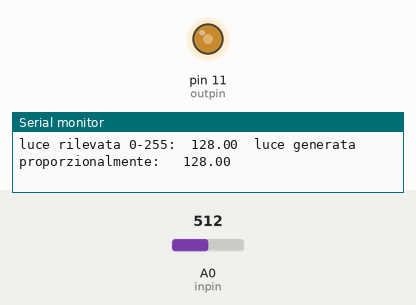
The sketch below on a simulated Arduino Uno, built with avr-gcc and run on an emulated ATmega328P. Parts: output pins drawn as LEDs (lit = HIGH), the last lines printed to the serial monitor. The test bench sets the inputs (shaded band); at power-on: A0 (inpin) = 512.

Above: at 1.2 s.
1.3 s: A0 (inpin) set to 413
At 2.7 s:
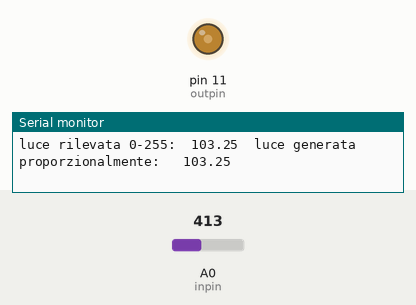
4.3 s: A0 (inpin) set to 382
At 5.6 s:
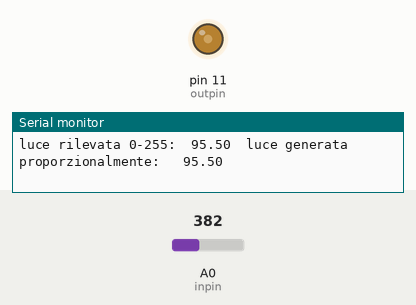
7.3 s: A0 (inpin) set to 716
At 8.3 s:
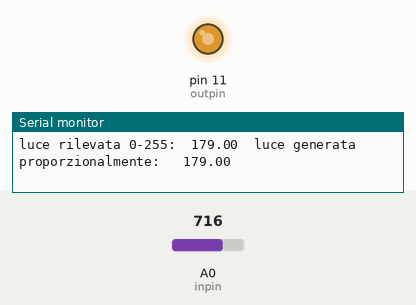
8.9 s: A0 (inpin) set to 122
At 9.5 s:
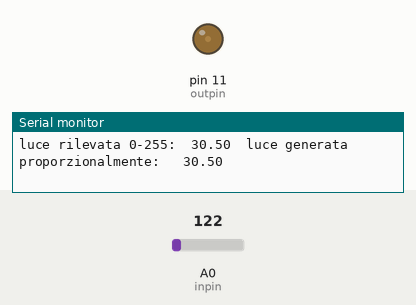
10.5 s: A0 (inpin) set to 44
At 11.4 s:
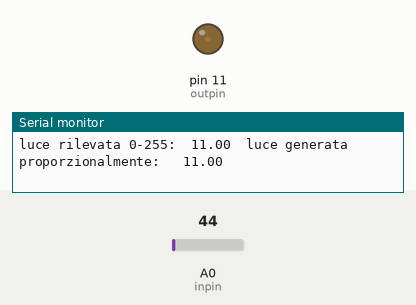
13.5 s: A0 (inpin) set to 36
At 14.0 s:
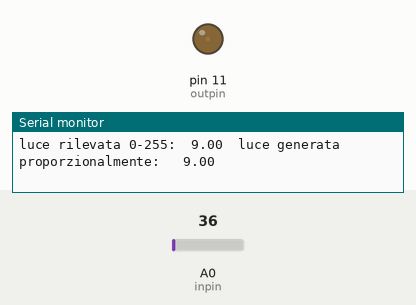
Timing chart, 0 to 16.5 s (numbered marks = the images above; inputs shaded):
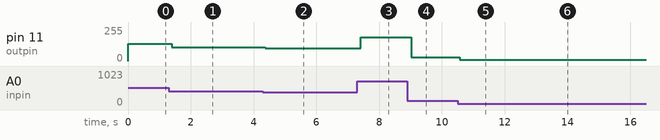

Measured:
- after the input at 1.3 s, pin 11 (outpin): 128/255 → 103/255 after 0.09 s
- after the input at 4.3 s, pin 11 (outpin): 103/255 → 95/255 after 0.07 s
- after the input at 7.3 s, pin 11 (outpin): 95/255 → 179/255 after 0.12 s
- after the input at 8.9 s, pin 11 (outpin): 179/255 → 30/255 after 0.12 s
- after the input at 10.5 s, pin 11 (outpin): 30/255 → 11/255 after 0.07 s
- after the input at 13.5 s, pin 11 (outpin): 11/255 → 9/255 after 0.11 s

The sketch:

illumina_stanza_ill.ino
```cpp
const int inpin=A0, outpin=11;
float sval=0, lval=0, ill=0;

void setup() {
  Serial.begin(9600);
  pinMode(outpin, OUTPUT);
}

//più la stanza è illuminata, più il led è acceso

void loop() {
  sval = analogRead(inpin);
  delay(1);

  lval = sval/4;

  Serial.print("luce rilevata 0-255:\t");
  Serial.print(lval);
  Serial.print("\tluce generata proporzionalmente: \t");
  Serial.println(lval);

  analogWrite(outpin, lval);
}
```
